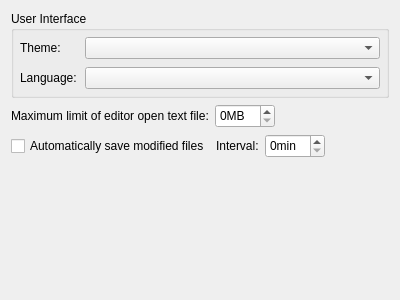
<?xml version="1.0" encoding="UTF-8"?>
<ui version="4.0">
 <class>EnvironmentOptionWidget</class>
 <widget class="QWidget" name="EnvironmentOptionWidget">
  <property name="geometry">
   <rect>
    <x>0</x>
    <y>0</y>
    <width>400</width>
    <height>300</height>
   </rect>
  </property>
  <property name="windowTitle">
   <string>Form</string>
  </property>
  <layout class="QVBoxLayout" name="verticalLayout_2">
   <item>
    <widget class="QGroupBox" name="groupBox">
     <property name="title">
      <string>User Interface</string>
     </property>
     <layout class="QVBoxLayout" name="verticalLayout">
      <property name="spacing">
       <number>8</number>
      </property>
      <property name="leftMargin">
       <number>6</number>
      </property>
      <property name="topMargin">
       <number>6</number>
      </property>
      <property name="rightMargin">
       <number>6</number>
      </property>
      <property name="bottomMargin">
       <number>6</number>
      </property>
      <item>
       <layout class="QFormLayout" name="formLayout">
        <property name="horizontalSpacing">
         <number>8</number>
        </property>
        <property name="verticalSpacing">
         <number>8</number>
        </property>
        <item row="1" column="0">
         <widget class="QLabel" name="label">
          <property name="text">
           <string>Language:</string>
          </property>
         </widget>
        </item>
        <item row="0" column="0">
         <widget class="QLabel" name="label_2">
          <property name="text">
           <string>Theme:</string>
          </property>
         </widget>
        </item>
        <item row="0" column="1">
         <widget class="QComboBox" name="theme"/>
        </item>
        <item row="1" column="1">
         <widget class="QComboBox" name="language"/>
        </item>
       </layout>
      </item>
     </layout>
    </widget>
   </item>
   <item>
    <layout class="QHBoxLayout" name="horizontalLayout_2" stretch="0,1,0">
     <item>
      <widget class="QLabel" name="label_3">
       <property name="text">
        <string>Maximum limit of editor open text file:</string>
       </property>
      </widget>
     </item>
     <item>
      <widget class="QSpinBox" name="texteditor_file_limit">
       <property name="minimumSize">
        <size>
         <width>60</width>
         <height>24</height>
        </size>
       </property>
       <property name="maximumSize">
        <size>
         <width>60</width>
         <height>16777215</height>
        </size>
       </property>
       <property name="suffix">
        <string notr="true">MB</string>
       </property>
      </widget>
     </item>
     <item>
      <spacer name="horizontalSpacer">
       <property name="orientation">
        <enum>Qt::Horizontal</enum>
       </property>
       <property name="sizeHint" stdset="0">
        <size>
         <width>40</width>
         <height>20</height>
        </size>
       </property>
      </spacer>
     </item>
    </layout>
   </item>
   <item>
    <layout class="QHBoxLayout" name="horizontalLayout_3">
     <item>
      <widget class="QCheckBox" name="auto_save">
       <property name="text">
        <string>Automatically save modified files</string>
       </property>
      </widget>
     </item>
     <item>
      <widget class="QLabel" name="label_4">
       <property name="sizePolicy">
        <sizepolicy hsizetype="Minimum" vsizetype="Preferred">
         <horstretch>0</horstretch>
         <verstretch>0</verstretch>
        </sizepolicy>
       </property>
       <property name="text">
        <string>Interval:</string>
       </property>
      </widget>
     </item>
     <item>
      <widget class="QSpinBox" name="auto_save_interval">
       <property name="minimumSize">
        <size>
         <width>60</width>
         <height>24</height>
        </size>
       </property>
       <property name="maximumSize">
        <size>
         <width>60</width>
         <height>16777215</height>
        </size>
       </property>
       <property name="suffix">
        <string>min</string>
       </property>
      </widget>
     </item>
     <item>
      <spacer name="horizontalSpacer_2">
       <property name="orientation">
        <enum>Qt::Horizontal</enum>
       </property>
       <property name="sizeHint" stdset="0">
        <size>
         <width>40</width>
         <height>20</height>
        </size>
       </property>
      </spacer>
     </item>
    </layout>
   </item>
   <item>
    <spacer name="verticalSpacer">
     <property name="orientation">
      <enum>Qt::Vertical</enum>
     </property>
     <property name="sizeHint" stdset="0">
      <size>
       <width>20</width>
       <height>40</height>
      </size>
     </property>
    </spacer>
   </item>
  </layout>
 </widget>
 <resources/>
 <connections/>
</ui>
